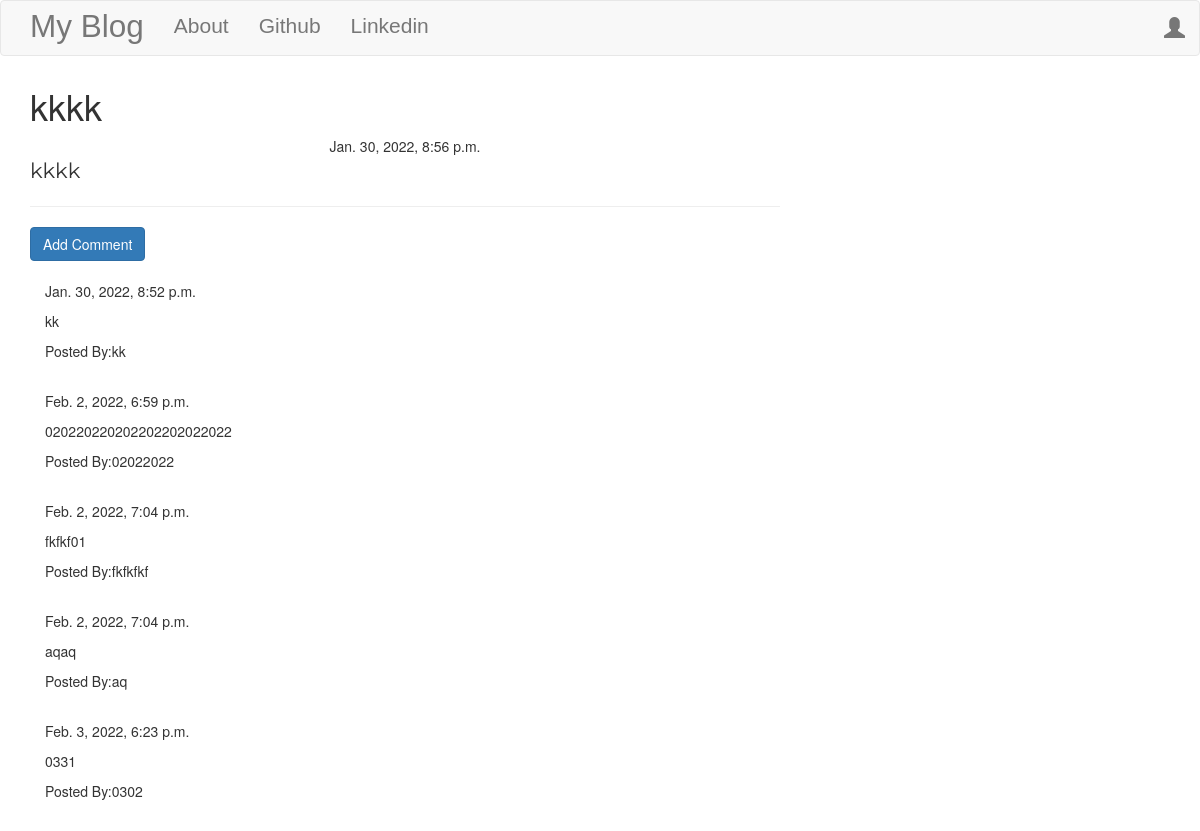
Screenshot of /post/15/ with the database file from the repository.
### blog/models.py (models this page shows, shortened)
class Post(models.Model):
    author = models.ForeignKey('auth.User', on_delete=models.CASCADE)
    title = models.CharField(max_length=250)
    text = models.TextField()
    create_date = models.DateTimeField(default=timezone.now())
    published_date = models.DateTimeField(blank=True, null=True) #str olan fieldlar null olarak db'e kaydedilmemeli

class Comment(models.Model):
    post = models.ForeignKey('blog.Post', related_name='comments', on_delete=models.CASCADE)
    author = models.CharField(max_length=200)
    text = models.TextField()
    create_date = models.DateTimeField(default=timezone.now())
    approved_comment = models.BooleanField(default=False) #db'de 1 veya 0 olarak görünür, onaylanıp onaylanmadıgına göre.

### blog/views.py (the view)
# urls.py: path('post/<pk>/', views.PostDetailView.as_view(), name='post_detail'),
class PostDetailView(DetailView):
    model = Post
    context_object_name = 'post_dt' #Normalde bu attribute tanıml değildi ve post_detail.html'de

### blog/templates/blog/post_detail.html (shortened to what this page needs)
{% extends 'blog/base.html' %}
{% block content %}
    <h1 class = "postitle loader">{{post_dt.title}}</h1>
    {% if post_dt.published_date %}
        <div class="date postdate">
             {{post_dt.published_date}}
             </div>
    {%else%}
        <a class="btn btn-default" href="{% url 'post_publish' pk=post_dt.pk %}">Publish</a>
    {% endif %}
    <p class="postcontent">{{post_dt.text|safe|linebreaksbr}} </p>
<hr>
<a class="btn btn-primary" href="{% url 'add_comment_to_post' pk=post_dt.pk %}" >Add Comment</a>
<div class="container">
    {% for comment in post_dt.comments.all %}
    <br>
        {% if user.is_authenticated or comment.approved_comment %}
            {{comment.create_date}}
                <p>{{comment.text|safe|linebreaks}}</p>
                <p>Posted By:{{comment.author}}</p>
        {% endif %}
    {% empty %}
            <p>No Comments!</p>
    {% endfor %}
</div>
{% endblock %}

### blog/static/css/blog.css (style rules this page uses)
.postdate { text-align:center; }
.postcontent { font-family: 'Montserrat'; font-size: 1.5em; }
.loader { filter:hue-rotate(0deg); color:linear-gradient(45deg,#0f8,#08f); animation:hue 10000ms infinite linear; }

### rows the page displays
Post: title "kkkk", published_date "Jan. 30, 2022, 8:56 p.m.", text "kkkk"
Comment: create_date "Jan. 30, 2022, 8:52 p.m.", text "kk", author "kk"
Comment: create_date "Feb. 2, 2022, 6:59 p.m.", text "020220220202202202022022", author "02022022"
Comment: create_date "Feb. 2, 2022, 7:04 p.m.", text "fkfkf01", author "fkfkfkf"
Comment: create_date "Feb. 2, 2022, 7:04 p.m.", text "aqaq", author "aq"
Comment: create_date "Feb. 3, 2022, 6:23 p.m.", text "0331", author "0302"
